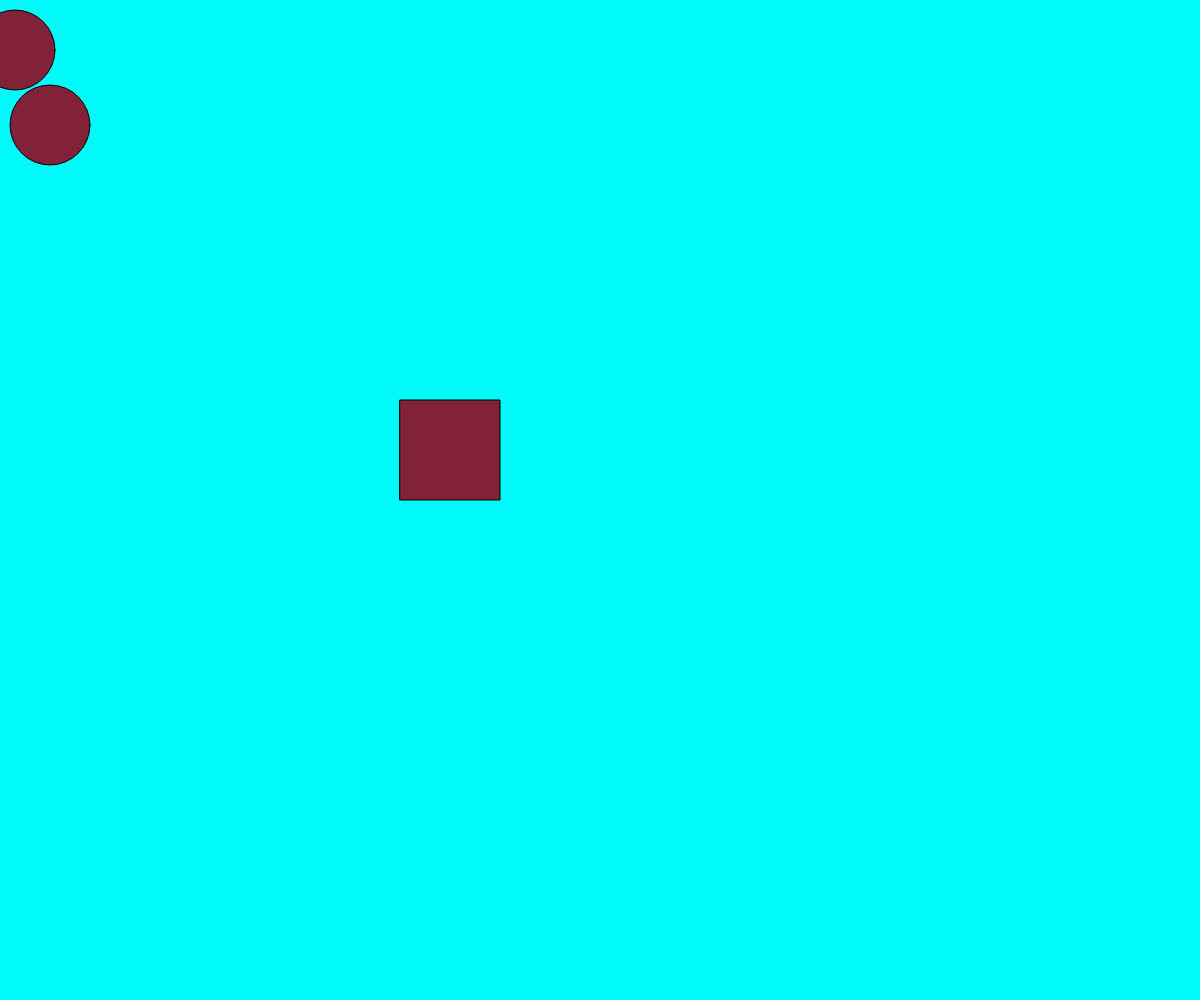
Frame 1 (no input)
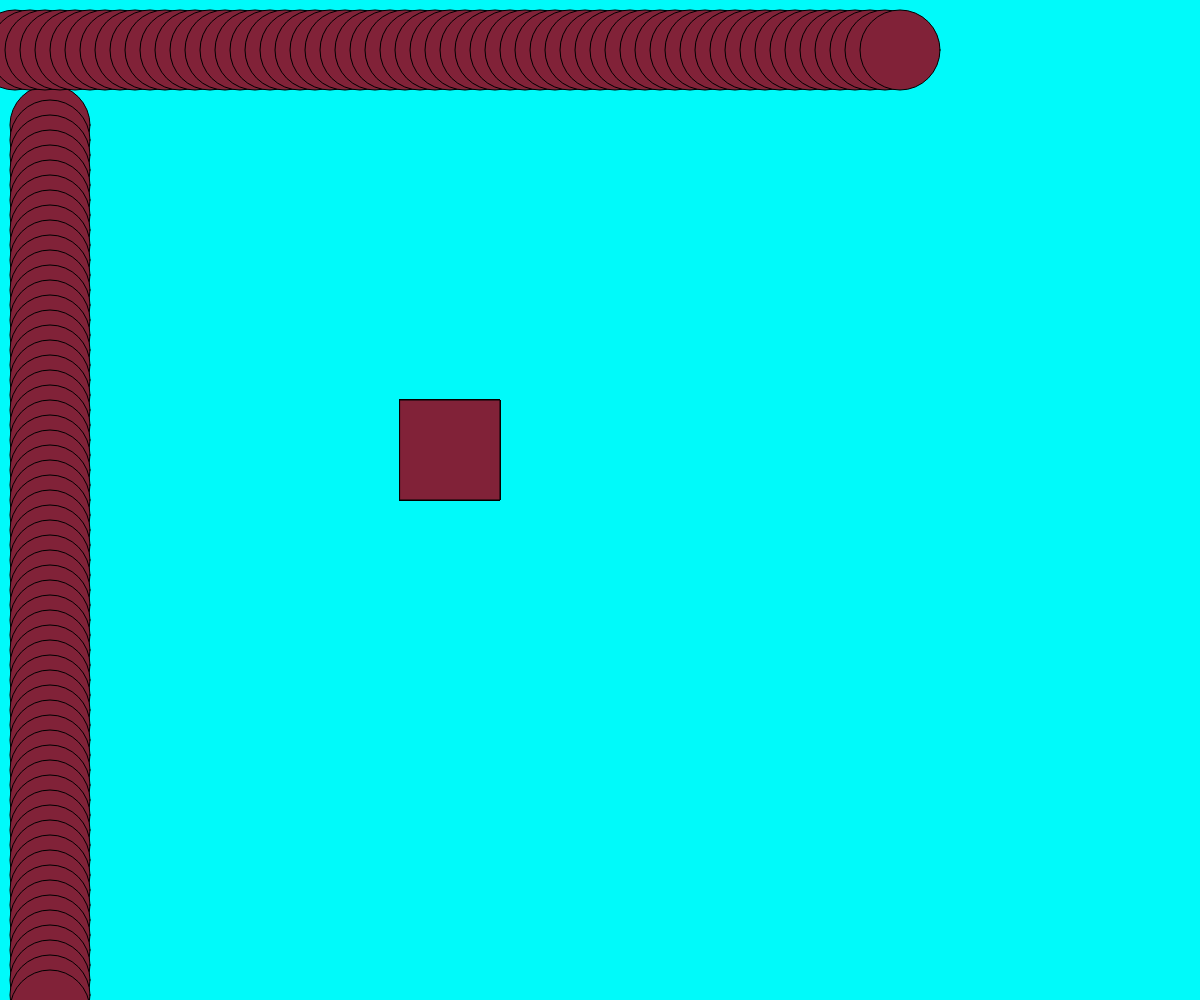
Frame 60 (no input)
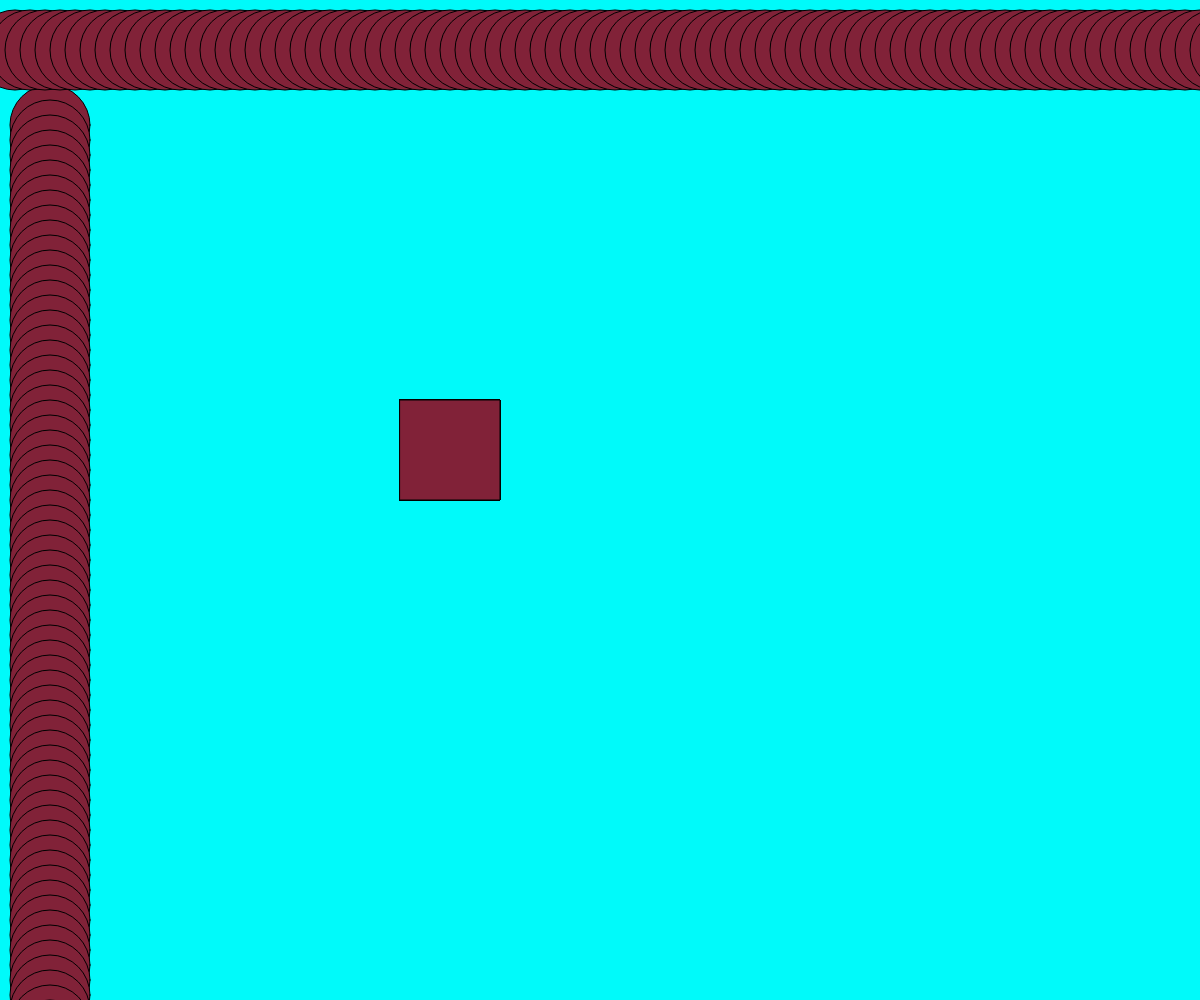
Frame 120 (the mouse pressed at the canvas centre since frame 60)

The p5.js sketch that drew these frames (run headless with seeded random() and noise() and a simulated clock; from frame 60 on, the mouse is pressed at the canvas centre):

// p5.js sketch
// ── sketch.js
let x = 0;
let y = 110;
function setup() {
    createCanvas(windowWidth, windowHeight);
    background(0, 250, 250);
    fill(129, 34, 56);
}

function draw() {
    x += 15;
    y += 15;
  ellipse(x, 50, 80, 80);
  circle(50, y, 80, 80);
  rect(400, 400, 100, 100);
}
// ── p5.html
<!DOCTYPE html>
<html lang="en">
<head>
    <meta charset="UTF-8">
    <meta name="viewport" content="width=device-width, height=device-width, initial-scale=1.0">
    <meta http-equiv="X-UA-Compatible" content="ie=edge">
    <script src="https://cdnjs.cloudflare.com/ajax/libs/p5.js/0.9.0/p5.js"></script>
    <script src="sketch.js"></script>
    <title>Document</title>
</head>
<body>
    
</body>
</html>
